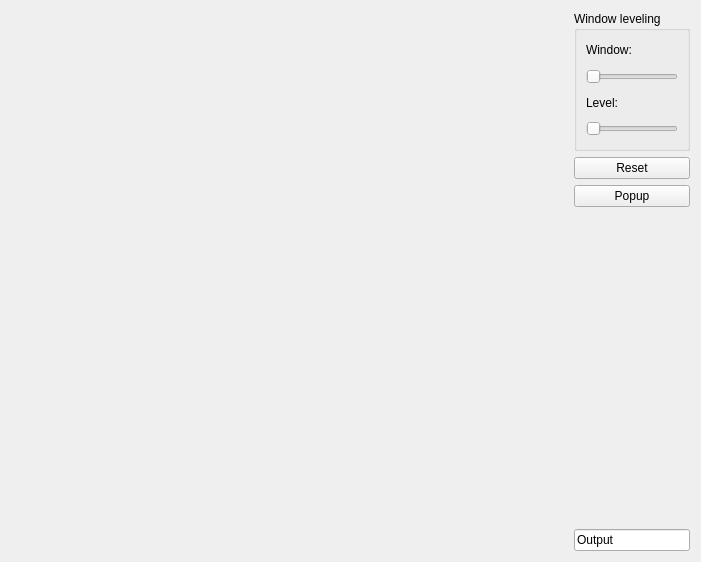
<?xml version="1.0" encoding="UTF-8"?>
<ui version="4.0">
 <class>Form</class>
 <widget class="QWidget" name="Form">
  <property name="geometry">
   <rect>
    <x>0</x>
    <y>0</y>
    <width>701</width>
    <height>562</height>
   </rect>
  </property>
  <property name="windowTitle">
   <string>Form</string>
  </property>
  <property name="styleSheet">
   <string notr="true"/>
  </property>
  <layout class="QGridLayout" name="gridLayout">
   <item row="0" column="0" rowspan="4">
    <widget class="QXipIvRenderWidget" name="widget" native="true">
     <property name="sizePolicy">
      <sizepolicy hsizetype="Expanding" vsizetype="Expanding">
       <horstretch>0</horstretch>
       <verstretch>0</verstretch>
      </sizepolicy>
     </property>
    </widget>
   </item>
   <item row="1" column="1">
    <layout class="QVBoxLayout" name="verticalLayout_2">
     <item>
      <widget class="QPushButton" name="btnReset">
       <property name="sizePolicy">
        <sizepolicy hsizetype="Preferred" vsizetype="Preferred">
         <horstretch>0</horstretch>
         <verstretch>0</verstretch>
        </sizepolicy>
       </property>
       <property name="text">
        <string>Reset</string>
       </property>
      </widget>
     </item>
     <item>
      <widget class="QPushButton" name="btnPopup">
       <property name="sizePolicy">
        <sizepolicy hsizetype="Preferred" vsizetype="Preferred">
         <horstretch>0</horstretch>
         <verstretch>0</verstretch>
        </sizepolicy>
       </property>
       <property name="text">
        <string>Popup</string>
       </property>
      </widget>
     </item>
    </layout>
   </item>
   <item row="0" column="1">
    <widget class="QGroupBox" name="groupBox">
     <property name="sizePolicy">
      <sizepolicy hsizetype="Preferred" vsizetype="Fixed">
       <horstretch>0</horstretch>
       <verstretch>0</verstretch>
      </sizepolicy>
     </property>
     <property name="minimumSize">
      <size>
       <width>0</width>
       <height>140</height>
      </size>
     </property>
     <property name="title">
      <string>Window leveling</string>
     </property>
     <layout class="QGridLayout" name="gridLayout_2">
      <item row="0" column="0">
       <layout class="QVBoxLayout" name="verticalLayout">
        <item>
         <widget class="QLabel" name="label_2">
          <property name="text">
           <string>Window:</string>
          </property>
         </widget>
        </item>
        <item>
         <widget class="QSlider" name="windowSlider">
          <property name="sizePolicy">
           <sizepolicy hsizetype="Preferred" vsizetype="Preferred">
            <horstretch>0</horstretch>
            <verstretch>0</verstretch>
           </sizepolicy>
          </property>
          <property name="minimumSize">
           <size>
            <width>0</width>
            <height>0</height>
           </size>
          </property>
          <property name="maximumSize">
           <size>
            <width>16777215</width>
            <height>16777215</height>
           </size>
          </property>
          <property name="baseSize">
           <size>
            <width>0</width>
            <height>0</height>
           </size>
          </property>
          <property name="orientation">
           <enum>Qt::Horizontal</enum>
          </property>
         </widget>
        </item>
        <item>
         <widget class="QLabel" name="label">
          <property name="text">
           <string>Level:</string>
          </property>
         </widget>
        </item>
        <item>
         <widget class="QSlider" name="levelSlider">
          <property name="sizePolicy">
           <sizepolicy hsizetype="Preferred" vsizetype="Preferred">
            <horstretch>0</horstretch>
            <verstretch>0</verstretch>
           </sizepolicy>
          </property>
          <property name="maximumSize">
           <size>
            <width>132</width>
            <height>16777215</height>
           </size>
          </property>
          <property name="maximum">
           <number>100</number>
          </property>
          <property name="singleStep">
           <number>1</number>
          </property>
          <property name="orientation">
           <enum>Qt::Horizontal</enum>
          </property>
         </widget>
        </item>
       </layout>
      </item>
     </layout>
    </widget>
   </item>
   <item row="3" column="1">
    <widget class="QLineEdit" name="lineEdit">
     <property name="sizePolicy">
      <sizepolicy hsizetype="Preferred" vsizetype="Preferred">
       <horstretch>0</horstretch>
       <verstretch>0</verstretch>
      </sizepolicy>
     </property>
     <property name="maximumSize">
      <size>
       <width>16777215</width>
       <height>16777215</height>
      </size>
     </property>
     <property name="text">
      <string>Output</string>
     </property>
    </widget>
   </item>
   <item row="2" column="1">
    <spacer name="verticalSpacer">
     <property name="orientation">
      <enum>Qt::Vertical</enum>
     </property>
     <property name="sizeHint" stdset="0">
      <size>
       <width>20</width>
       <height>40</height>
      </size>
     </property>
    </spacer>
   </item>
  </layout>
 </widget>
 <customwidgets>
  <customwidget>
   <class>QXipIvRenderWidget</class>
   <extends>QWidget</extends>
   <header>qxipivrenderwidget.h</header>
   <container>1</container>
  </customwidget>
 </customwidgets>
 <resources/>
 <connections/>
</ui>
